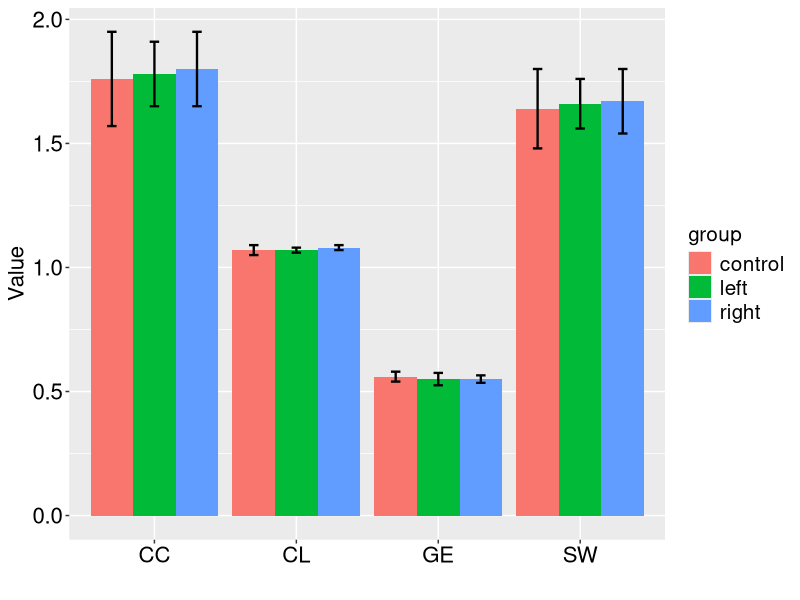

This figure's R source:
#This file is used to plot significant figure. 
library(ggplot2)
data2plot <- data.frame(
  trt = factor(c('CC','CC', 'CC','CL', 'CL','CL','GE','GE','GE','SW','SW','SW')),
  resp = c(1.76,1.78,1.8, 1.07,1.07,1.08, 0.56,0.55,0.55, 1.64,1.66,1.67),
  group = factor(c(1, 2, 3, 1, 2, 3, 1, 2, 3, 1, 2, 3)),
  se = c(0.19,0.13,0.15, 0.02,0.01,0.01, 0.02,0.025,0.015, 0.16,0.1,0.13)
)

data2plot$group <- factor(data2plot$group,labels = c('control','left','right'),levels = c(1,2,3))

limits <- aes(ymax = resp + se, ymin=resp - se)
dodge <- position_dodge(width=0.9)
plot1 <- ggplot(data=data2plot,aes(x=trt,y=resp,fill=group))

plot1 <- plot1 + geom_bar(position=dodge,stat='identity') + geom_errorbar(limits,position=dodge,width=0.2,size = 0.8)+
xlab(' ') + ylab('Value') + theme(axis.text=element_text(colour='#000000',size=16),
legend.text = element_text(size=15),legend.title = element_text(size=15),axis.title = element_text(size=16))